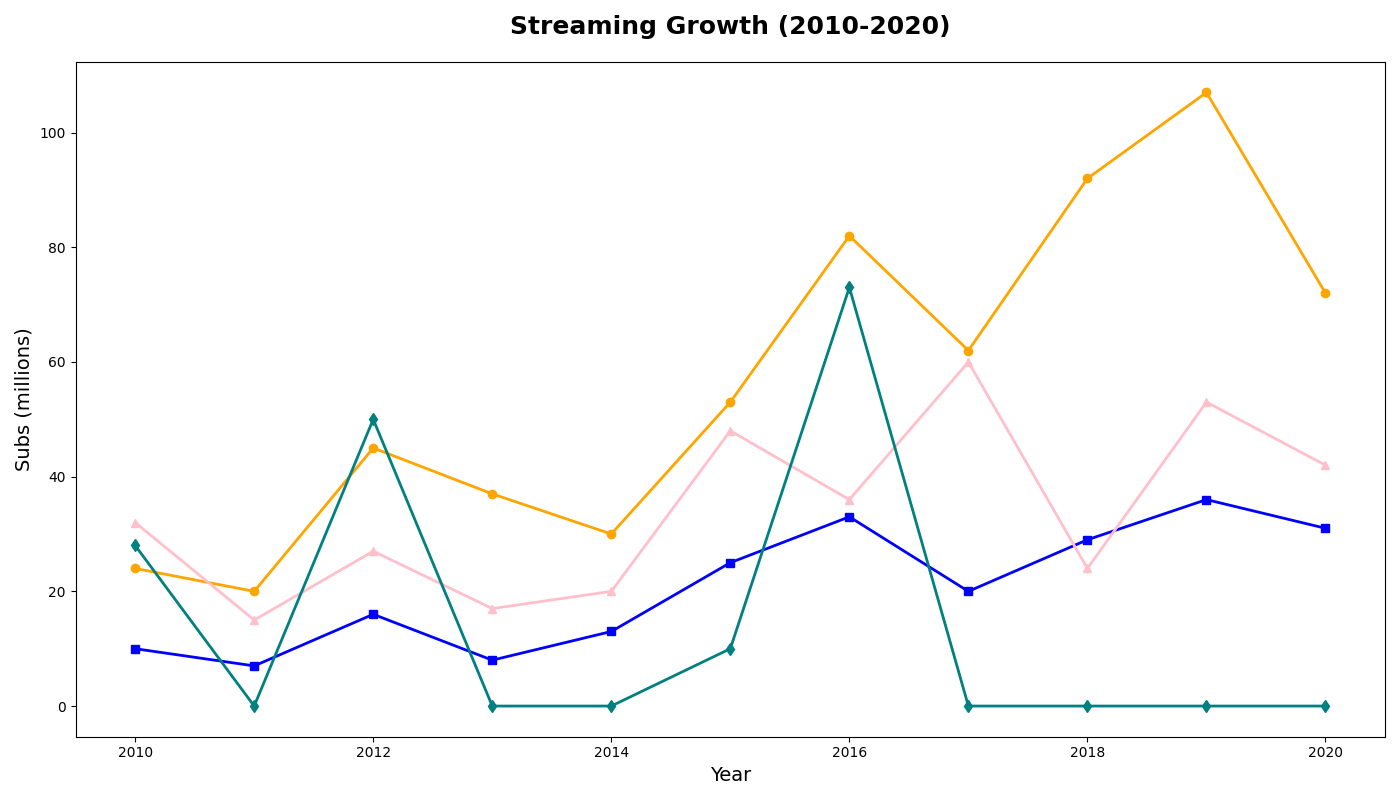

The script that drew this image:
import matplotlib.pyplot as plt
import numpy as np

years = np.arange(2010, 2021)
# Randomly altered subscribers data, still preserving its structure
netflix_subs = np.array([24, 20, 45, 37, 30, 53, 82, 62, 92, 107, 72])
hulu_subs = np.array([10, 7, 16, 8, 13, 25, 33, 20, 29, 36, 31])
prime_subs = np.array([32, 15, 27, 17, 20, 48, 36, 60, 24, 53, 42])
disney_subs = np.array([28, 0, 50, 0, 0, 10, 73, 0, 0, 0, 0])

fig, ax1 = plt.subplots(figsize=(14, 8))

ax1.plot(years, netflix_subs, marker='o', color='orange', linewidth=2)
ax1.plot(years, hulu_subs, marker='s', color='blue', linewidth=2)
ax1.plot(years, prime_subs, marker='^', color='pink', linewidth=2)
ax1.plot(years, disney_subs, marker='d', color='teal', linewidth=2)

ax1.set_title('Streaming Growth (2010-2020)', fontsize=18, fontweight='bold', pad=20)
ax1.set_xlabel('Year', fontsize=14)
ax1.set_ylabel('Subs (millions)', fontsize=14)

plt.tight_layout()
plt.show()
